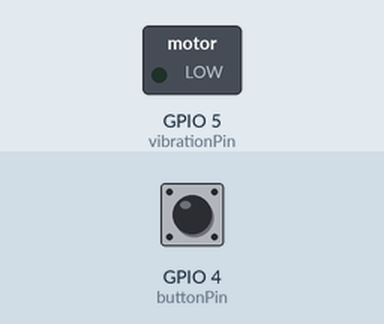
This sketch was run on a simulated ESP32. Parts: switched loads named in the sketch (green lamp = pin HIGH). The inputs (shaded band) are chosen by the test bench; at power-on: GPIO 4 (buttonPin) HIGH. Nothing arrives over Bluetooth unless stated; a phone connects over Bluetooth LE 3 s after start; what the sketch prints to the serial monitor is not drawn.

Above: at 1.4 s.
1.5 s: GPIO 4 (buttonPin) pulled LOW for 0.15 s
At 1.66 s:
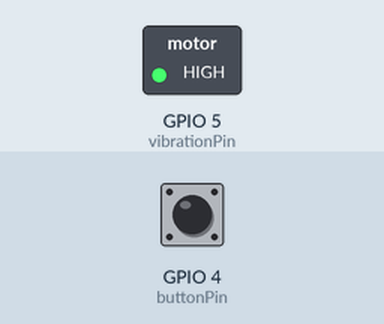
3.1 s: GPIO 4 (buttonPin) pulled LOW for 3.2 s
At 6.7 s:
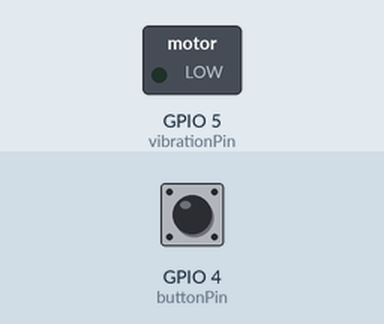
7.8 s: GPIO 4 (buttonPin) pulled LOW for 1 s
At 8.1 s:
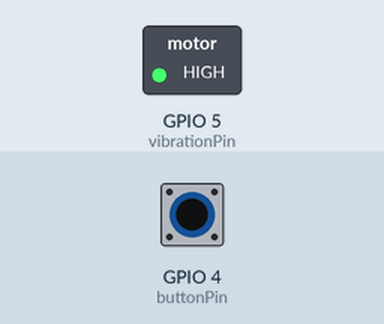
Timing chart, 0 to 10.8 s (numbered marks = the images above; inputs shaded):
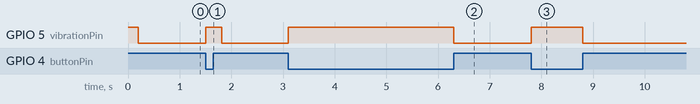

The sketch:

kavach_code.ino
```cpp
#include <BLEDevice.h>
#include <BLEServer.h>
#include <BLEUtils.h>
#include <BLE2902.h>

BLEServer* pServer = NULL;
BLECharacteristic* pCharacteristic = NULL;
bool deviceConnected = false;

// Pins Definition
const int buttonPin = 4;         // Button Pin
const int vibrationPin = 5;      // 🚨 Vibration Motor Pin

int lastButtonState = HIGH;

#define SERVICE_UUID        "4fafc201-1fb5-459e-8fcc-c5c9c331914b"
#define CHARACTERISTIC_UUID "beb5483e-36e1-4688-b7f5-ea07361b26a8"

class MyServerCallbacks: public BLEServerCallbacks {
    void onConnect(BLEServer* pServer) {
      deviceConnected = true;
      Serial.println("📱 Phone Connected Successfully!");
    };

    void onDisconnect(BLEServer* pServer) {
      deviceConnected = false;
      Serial.println("❌ Phone Disconnected! Restarting BLE broadcast...");
      BLEDevice::startAdvertising();
    }
};

void setup() {
  Serial.begin(115200);

  pinMode(buttonPin, INPUT_PULLUP);
  pinMode(vibrationPin, OUTPUT); // 🚨 Motor ko OUTPUT set kiya

  // Start hote hi ek baar chota sa buzz karega taaki pata chale hardware ON ho gaya hai
  digitalWrite(vibrationPin, HIGH);
  delay(200);
  digitalWrite(vibrationPin, LOW);

  Serial.println("Starting BLE Engine...");

  BLEDevice::init("KAVACH_BLE");
  pServer = BLEDevice::createServer();
  pServer->setCallbacks(new MyServerCallbacks());

  BLEService *pService = pServer->createService(SERVICE_UUID);
  pCharacteristic = pService->createCharacteristic(
                      CHARACTERISTIC_UUID,
                      BLECharacteristic::PROPERTY_NOTIFY
                    );
  pCharacteristic->addDescriptor(new BLE2902());
  pService->start();

  BLEAdvertising *pAdvertising = BLEDevice::getAdvertising();
  pAdvertising->addServiceUUID(SERVICE_UUID);
  pAdvertising->setScanResponse(false);
  pAdvertising->setMinPreferred(0x0);
  BLEDevice::startAdvertising();

  Serial.println("📡 BLE Active! Phone app se scan karo...");
}

void loop() {
  int currentButtonState = digitalRead(buttonPin);

  // Agar button dabaya gaya
  if (currentButtonState == LOW && lastButtonState == HIGH) {
    Serial.println("------------------------------------");
    Serial.println("🚨 Button Physically Dabaya Gaya!");

    // 🚨 Motor Vibrate Karo
    digitalWrite(vibrationPin, HIGH);

    if (deviceConnected) {
      Serial.println("📡 BLE par bhej raha hoon...");
      pCharacteristic->setValue("SOS_TRIGGER");
      pCharacteristic->notify();
    } else {
      Serial.println("❌ ERROR: Phone ESP32 se connected NAHI hai!");
    }
    delay(300);
  }

  // Agar button chhoda gaya
  else if (currentButtonState == HIGH && lastButtonState == LOW) {
    Serial.println("✅ Button Released.");

    // 🚨 Motor Stop Karo
    digitalWrite(vibrationPin, LOW);

    if (deviceConnected) {
      pCharacteristic->setValue("NORMAL");
      pCharacteristic->notify();
    }
    delay(300);
  }

  lastButtonState = currentButtonState;
  delay(10);
}
```

Measured:
- after the input at 1.5 s, GPIO 5 (vibrationPin): LOW → HIGH at once, → LOW 0.31 s later
- after the input at 3.1 s, GPIO 5 (vibrationPin): LOW → HIGH at once, → LOW 3.2 s later
- after the input at 7.8 s, GPIO 5 (vibrationPin): LOW → HIGH at once, → LOW 0.99 s later
